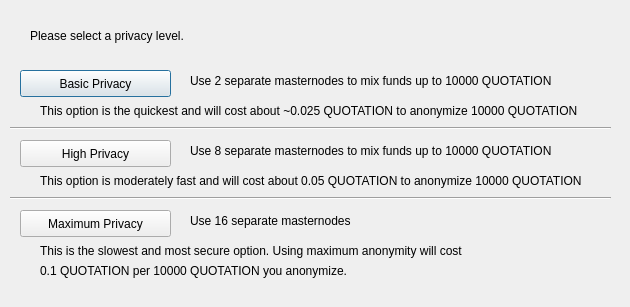
<?xml version="1.0" encoding="UTF-8"?>
<ui version="4.0">
 <class>ObfuscationConfig</class>
 <widget class="QDialog" name="ObfuscationConfig">
  <property name="geometry">
   <rect>
    <x>0</x>
    <y>0</y>
    <width>630</width>
    <height>307</height>
   </rect>
  </property>
  <property name="windowTitle">
   <string>Configure Obfuscation</string>
  </property>
  <widget class="QPushButton" name="buttonBasic">
   <property name="geometry">
    <rect>
     <x>20</x>
     <y>70</y>
     <width>151</width>
     <height>27</height>
    </rect>
   </property>
   <property name="text">
    <string>Basic Privacy</string>
   </property>
  </widget>
  <widget class="QPushButton" name="buttonHigh">
   <property name="geometry">
    <rect>
     <x>20</x>
     <y>140</y>
     <width>151</width>
     <height>27</height>
    </rect>
   </property>
   <property name="text">
    <string>High Privacy</string>
   </property>
  </widget>
  <widget class="QPushButton" name="buttonMax">
   <property name="geometry">
    <rect>
     <x>20</x>
     <y>210</y>
     <width>151</width>
     <height>27</height>
    </rect>
   </property>
   <property name="text">
    <string>Maximum Privacy</string>
   </property>
  </widget>
  <widget class="QLabel" name="label">
   <property name="geometry">
    <rect>
     <x>30</x>
     <y>20</y>
     <width>571</width>
     <height>31</height>
    </rect>
   </property>
   <property name="text">
    <string>Please select a privacy level.</string>
   </property>
  </widget>
  <widget class="QLabel" name="label_2">
   <property name="geometry">
    <rect>
     <x>190</x>
     <y>70</y>
     <width>421</width>
     <height>21</height>
    </rect>
   </property>
   <property name="text">
    <string>Use 2 separate masternodes to mix funds up to 10000 QUOTATION</string>
   </property>
  </widget>
  <widget class="QLabel" name="label_3">
   <property name="geometry">
    <rect>
     <x>190</x>
     <y>140</y>
     <width>411</width>
     <height>21</height>
    </rect>
   </property>
   <property name="text">
    <string>Use 8 separate masternodes to mix funds up to 10000 QUOTATION</string>
   </property>
  </widget>
  <widget class="QLabel" name="label_4">
   <property name="geometry">
    <rect>
     <x>190</x>
     <y>210</y>
     <width>421</width>
     <height>21</height>
    </rect>
   </property>
   <property name="text">
    <string>Use 16 separate masternodes</string>
   </property>
  </widget>
  <widget class="QLabel" name="label_6">
   <property name="geometry">
    <rect>
     <x>40</x>
     <y>100</y>
     <width>561</width>
     <height>21</height>
    </rect>
   </property>
   <property name="text">
    <string>This option is the quickest and will cost about ~0.025 QUOTATION to anonymize 10000 QUOTATION</string>
   </property>
  </widget>
  <widget class="QLabel" name="label_7">
   <property name="geometry">
    <rect>
     <x>40</x>
     <y>170</y>
     <width>561</width>
     <height>21</height>
    </rect>
   </property>
   <property name="text">
    <string>This option is moderately fast and will cost about 0.05 QUOTATION to anonymize 10000 QUOTATION</string>
   </property>
  </widget>
  <widget class="QLabel" name="label_8">
   <property name="geometry">
    <rect>
     <x>40</x>
     <y>240</y>
     <width>561</width>
     <height>21</height>
    </rect>
   </property>
   <property name="text">
    <string>This is the slowest and most secure option. Using maximum anonymity will cost</string>
   </property>
  </widget>
  <widget class="QLabel" name="label_9">
   <property name="geometry">
    <rect>
     <x>40</x>
     <y>260</y>
     <width>561</width>
     <height>21</height>
    </rect>
   </property>
   <property name="text">
    <string>0.1 QUOTATION per 10000 QUOTATION you anonymize.</string>
   </property>
  </widget>
  <widget class="Line" name="line">
   <property name="geometry">
    <rect>
     <x>10</x>
     <y>120</y>
     <width>601</width>
     <height>16</height>
    </rect>
   </property>
   <property name="orientation">
    <enum>Qt::Horizontal</enum>
   </property>
  </widget>
  <widget class="Line" name="line_2">
   <property name="geometry">
    <rect>
     <x>10</x>
     <y>190</y>
     <width>601</width>
     <height>16</height>
    </rect>
   </property>
   <property name="orientation">
    <enum>Qt::Horizontal</enum>
   </property>
  </widget>
 </widget>
 <resources/>
 <connections/>
</ui>
